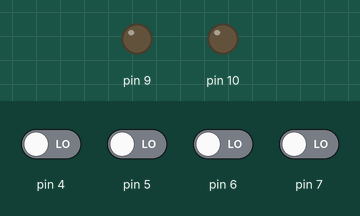
This sketch was run on a simulated Arduino Uno, built with avr-gcc and run on an emulated ATmega328P. On the bench: output pins drawn as LEDs (lit = HIGH). The inputs (shaded band) are chosen by the test bench; at power-on: pin 4–7 LOW. What the sketch prints to the serial monitor is not drawn.

Above: at 1.2 s.
1.3 s: pin 5 driven HIGH
4.3 s: pin 6 driven HIGH
7.3 s: pin 4 driven HIGH
At 7.9 s:
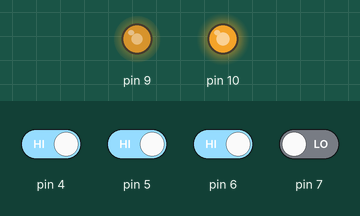
10.3 s: pin 7 driven HIGH
At 10.3 s:
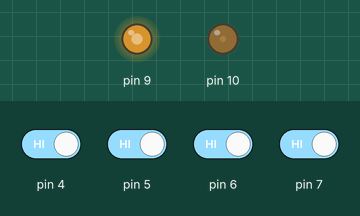
11.8 s: pin 4 driven LOW
14.8 s: pin 6 driven LOW
Timing chart, 0 to 36.2 s (numbered marks = the images above; inputs shaded):
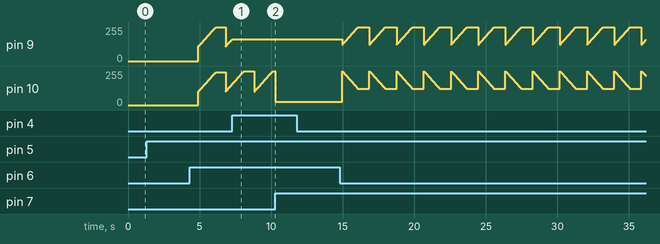

Measured:
- after the input at 7.3 s, pin 9: stays 165/255 (without the input it goes to 166/255 after 0.00 s)
- after the input at 10.3 s, pin 10: stays 24/255 (without the input it goes to 100/255 after 0.55 s)

The sketch:

motortest2.ino
```cpp
#include <Wire.h>
#include <AS5600.h>

uint8_t v9 = 0;
uint8_t v10 = 0;
uint8_t r = 50;
AS5600 encoder; // Create an AS5600 object
float diff_prev = 0; //pidr
int t = v9;
float radiate (float data){ // absolute-》radian
  float rad = data * (2*PI)/4096;
  return rad;
}

float diff(float x1, float x2, float dt){
  return (x2-x1)/dt*1000;
}

void setup() {
  Serial.begin(9600);
  Wire.begin(); // Initialize I2C
}


void loop() {

  while(r)
  {
  //   //digitalWrite(9, 1);
  //   PORTB|=4;
  //   delayMicroseconds(v9);
  //   //digitalWrite(9, 0);
  //   PORTB&=0XFB;
  //   delayMicroseconds(256 - v9);
  //   r--;
  // }
  // r = 100;
  //     if (PIND&32){
  //   v9++;
  //   }
  //   if (PIND&16){
  //     v9--;
  //   }
  // Serial.println(v9);
  // //Serial.print(v9>>1);


  // int dt = 1;
  /*uint16_t rawAngle = encoder.readAngle();
  float rad_angle = radiate(rawAngle);
  //Serial.println(rad_angle);
  float diff_value = diff(rad_angle, diff_prev, t);
  Serial.print(abs(diff_value));
  Serial.print(' ');

*/

  //diff_prev = rad_angle;
   if (PIND&32){
    v9++;
   }
   if (PIND&16){
    v9--;
   }
   if (digitalRead(6)){
     v10++;
   }
   if (digitalRead(7)){
     v10--;
   }
  analogWrite(9, v9);
  analogWrite(10, v10);
  Serial.print(v9);
  Serial.print(' ');
  Serial.print(v10);
  Serial.print('\n');
  t = v9;
  }
}
```
